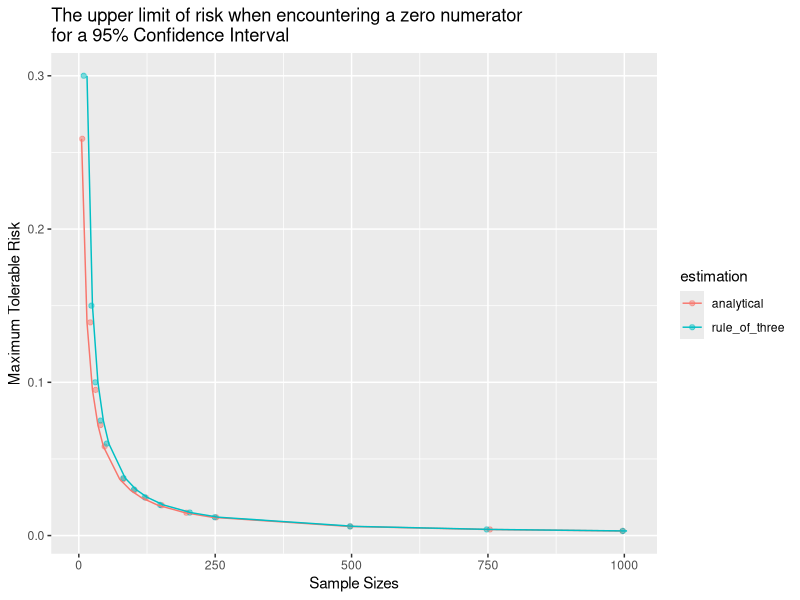
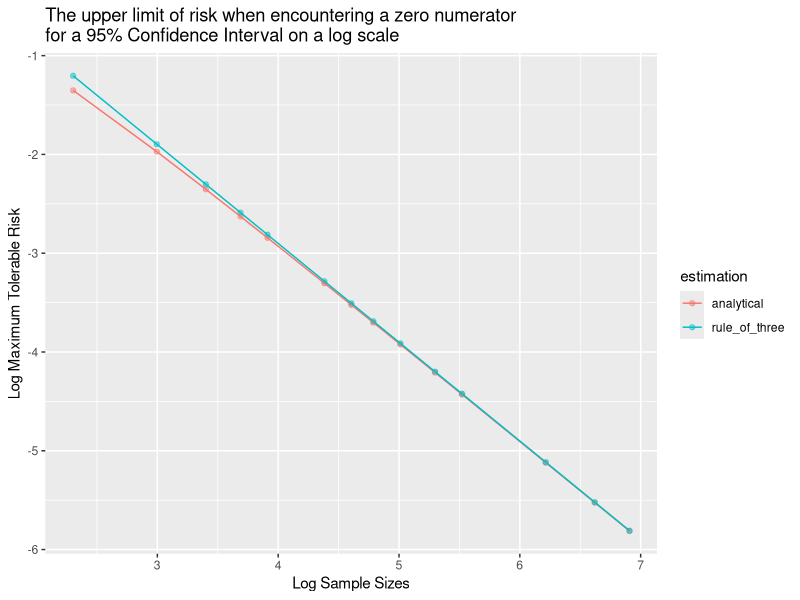

R code for these plots, in order:
## ---- chunk 1
library(tidyverse)
## ---- chunk 2

n <-  c(10,20, 30, 40, 50,  80, 100, 120, 150, 200, 250,500,750, 1000) # these are the sample sizes

max_risk <- 1-0.95 # this is the 95% confidence interval you want to have, you could of course use a different one, but then you would not have a rule of three, but a different rule (the ln of say 0.01) would apply


p = 1- max_risk^(1/n) # this is the one to get

p # the vector of probabilities


## ---- chunk 3

pbinom(0, n,p) # where n is the sample sizes above, and p the vector of probabilities above.
# for which the following holds
round(pbinom(0, n,p) ,3) == rep(max_risk, length(n))
## ---- chunk 4
rule_three  <- 3/n # this is the rule of three
rule_three 
## ---- chunk 5
# first create teh dataframe
risk_sample_size <- data.frame(max_risk = c(p, rule_three), sample_size = c(n, n), estimation = factor(
                                  rep(c("analytical", "rule_of_three" ), each = length(n))))

# plot
risk_sample_size %>% 
  ggplot(aes(x = sample_size, y = max_risk))  +
  geom_jitter(aes(colour = estimation), alpha = 0.5)+
  geom_line(aes(colour = estimation), position=position_dodge(width=20.0))+
  xlab("Sample Sizes")+
  ylab("Maximum Tolerable Risk")+
  ggtitle(paste0("The upper limit of risk when encountering a zero numerator \nfor a ", 100*(1-max_risk), 
                 "% ", "Confidence Interval"))

  # you could also plot it on log scale, in which case you would get a linear relationship
## ---- chunk 6
# first create teh dataframe
risk_sample_size <- data.frame(max_risk = c(p, rule_three), sample_size = c(n, n), estimation = factor(
                                  rep(c("analytical", "rule_of_three" ), each = length(n))))

# plot
risk_sample_size %>% 
  ggplot(aes(x = log(sample_size), y = log(max_risk)))  +
  geom_point(aes(colour = estimation), alpha = 0.5)+
  geom_line(aes(colour = estimation), position=position_dodge(width=0.00))+
  xlab("Log Sample Sizes")+
  ylab("Log Maximum Tolerable Risk")+
  ggtitle(paste0("The upper limit of risk when encountering a zero numerator \nfor a ", 100*(1-max_risk), 
                 "% ", "Confidence Interval on a log scale"))

  # you could also plot it on log scale, in which case you would get a linear relationship
